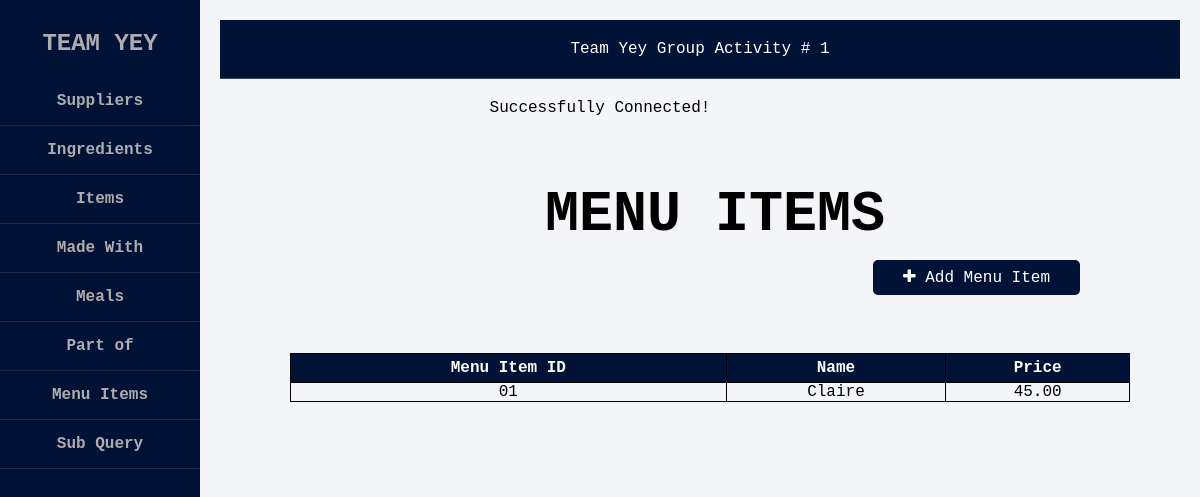
The page /menuitems.php on the database its author committed.
### tables this page shows
CREATE TABLE `menuitems` (
  `menuitemid` char(5) NOT NULL,
  `name` varchar(30) NOT NULL,
  `price` decimal(5,2) NOT NULL
);

### menuitems.php (the view, shortened to what this page needs)
<?php
    include ("homepage.php");
	require_once("connection.php");
    $sql = "SELECT * FROM menuitems";
    $result = mysqli_query($conn, $sql);
?>
<!DOCTYPE html>
<html lang="en">
<head>
    <link rel="stylesheet" href="https://cdnjs.cloudflare.com/ajax/libs/font-awesome/4.7.0/css/font-awesome.min.css">
    <link href="suppliers.css" rel="stylesheet" type="text/css">
</head>
<body>
<div class="sidebar">
<br>
<br>
    <h1>MENU ITEMS</h1>
    <a href ="add_menuitems.php"> <button class="button button1"><i class="fa fa-plus"></i> Add Menu Item</button></a><br><br><br>
    <center>
    <table style = "width: 70%;">
        <tr>
	        <th>Menu Item ID</th>
	        <th>Name</th>
            <th>Price</th>
        </tr>
        <?php
            while($menuitems = mysqli_fetch_assoc($result)){
        ?>
        <tr>
            <td><?php echo $menuitems["menuitemid"]; ?></td>
            <td><?php echo $menuitems["name"]; ?></td>
            <td><?php echo $menuitems["price"]; ?></td>
        </tr>
        <?php
                }
	    ?>
    </table>
    </center>
</div>
</body>
</html>

### index.css (style rules this page uses)
* { margin: 0; padding: 0; box-sizing: border-box; list-style: none; text-decoration: none; font-family: 'Century Gothic', monospace; }
body { background-color: #f3f5f9; }
.sidebar { display: flex; flex-direction: column; justify-content: flex-start; text-align: center; height: 100%; padding-top: 30px; overflow-y: auto; z-index: 1; transition: width 0.3s ease; }

### suppliers.css (style rules this page uses)
body { text-align: center; }
h1 { display: flex; justify-content: center; margin-left: 230px; font-size: 1.5cm; }
.button { border: none; color: white; text-align: center; text-decoration: none; display: inline-block; font-size: 16px; margin: 4px 2px; transition-duration: 0.5s; cursor: pointer; border-radius: 5px; }
.button1 { background-color: #001235; color: white; float: right; margin-right: 120px; padding: 8px 30px; margin-top: 13px; }
table { border: .5px solid rgb(0, 0, 0); border-collapse: collapse; margin-left: 220px; padding: 5px 0px 5px 0px; text-align: center; }
tr, td { border: .5px solid rgb(0, 0, 0); border-collapse: collapse; margin-left: 230px; text-align: center; }
th { border: .5px solid rgb(0, 0, 0); border-collapse: collapse; margin-left: 220px; padding: 5px 0px 5px 0px; text-align: center; color: #ffffff; background-color: #001235; }

### rows shown on the page
menuitems: menuitemid "01", name "Claire", price "45.00"
